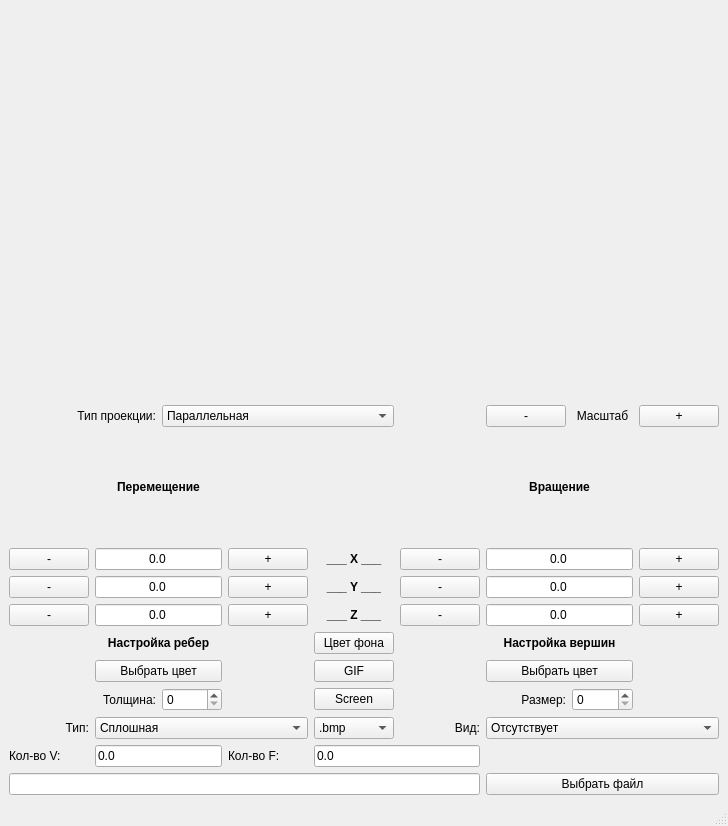
<?xml version="1.0" encoding="UTF-8"?>
<ui version="4.0">
 <class>MainWindow</class>
 <widget class="QMainWindow" name="MainWindow">
  <property name="geometry">
   <rect>
    <x>0</x>
    <y>0</y>
    <width>728</width>
    <height>826</height>
   </rect>
  </property>
  <property name="palette">
   <palette>
    <active/>
    <inactive/>
    <disabled/>
   </palette>
  </property>
  <property name="windowTitle">
   <string>MainWindow</string>
  </property>
  <widget class="QWidget" name="centralwidget">
   <layout class="QVBoxLayout" name="verticalLayout">
    <item>
     <widget class="graphicwindow" name="widget" native="true">
      <property name="baseSize">
       <size>
        <width>640</width>
        <height>480</height>
       </size>
      </property>
     </widget>
    </item>
    <item>
     <layout class="QGridLayout" name="gridLayout">
      <item row="4" column="3">
       <widget class="QPushButton" name="mov_z_plus">
        <property name="text">
         <string>+</string>
        </property>
       </widget>
      </item>
      <item row="4" column="6" colspan="2">
       <widget class="QLineEdit" name="rot_z_value">
        <property name="text">
         <string>0.0</string>
        </property>
        <property name="alignment">
         <set>Qt::AlignCenter</set>
        </property>
        <property name="readOnly">
         <bool>true</bool>
        </property>
       </widget>
      </item>
      <item row="8" column="0">
       <widget class="QLabel" name="label_20">
        <property name="text">
         <string>Тип:</string>
        </property>
        <property name="alignment">
         <set>Qt::AlignRight|Qt::AlignTrailing|Qt::AlignVCenter</set>
        </property>
       </widget>
      </item>
      <item row="4" column="1" colspan="2">
       <widget class="QLineEdit" name="mov_z_value">
        <property name="text">
         <string>0.0</string>
        </property>
        <property name="alignment">
         <set>Qt::AlignCenter</set>
        </property>
        <property name="readOnly">
         <bool>true</bool>
        </property>
       </widget>
      </item>
      <item row="5" column="0" colspan="4">
       <widget class="QLabel" name="label_8">
        <property name="text">
         <string>&lt;b&gt;Настройка ребер&lt;b&gt;</string>
        </property>
        <property name="alignment">
         <set>Qt::AlignCenter</set>
        </property>
       </widget>
      </item>
      <item row="6" column="1" colspan="2">
       <widget class="QPushButton" name="rib_color">
        <property name="text">
         <string>Выбрать цвет</string>
        </property>
       </widget>
      </item>
      <item row="5" column="5" colspan="4">
       <widget class="QLabel" name="label_9">
        <property name="text">
         <string>&lt;b&gt;Настройка вершин&lt;b&gt;</string>
        </property>
        <property name="alignment">
         <set>Qt::AlignCenter</set>
        </property>
       </widget>
      </item>
      <item row="3" column="4">
       <widget class="QLabel" name="label_6">
        <property name="text">
         <string>&lt;html&gt;&lt;head/&gt;&lt;body&gt;&lt;p&gt;&lt;span style=&quot; font-weight:700;&quot;&gt;___ Y ___&lt;/span&gt;&lt;/p&gt;&lt;/body&gt;&lt;/html&gt;</string>
        </property>
        <property name="alignment">
         <set>Qt::AlignCenter</set>
        </property>
       </widget>
      </item>
      <item row="2" column="1" colspan="2">
       <widget class="QLineEdit" name="mov_x_value">
        <property name="text">
         <string>0.0</string>
        </property>
        <property name="alignment">
         <set>Qt::AlignCenter</set>
        </property>
        <property name="readOnly">
         <bool>true</bool>
        </property>
       </widget>
      </item>
      <item row="2" column="6" colspan="2">
       <widget class="QLineEdit" name="rot_x_value">
        <property name="text">
         <string>0.0</string>
        </property>
        <property name="alignment">
         <set>Qt::AlignCenter</set>
        </property>
        <property name="readOnly">
         <bool>true</bool>
        </property>
       </widget>
      </item>
      <item row="2" column="0">
       <widget class="QPushButton" name="mov_x_min">
        <property name="text">
         <string>-</string>
        </property>
       </widget>
      </item>
      <item row="2" column="8">
       <widget class="QPushButton" name="rot_x_plus">
        <property name="text">
         <string>+</string>
        </property>
       </widget>
      </item>
      <item row="7" column="2">
       <widget class="QSpinBox" name="rib_size">
        <property name="readOnly">
         <bool>false</bool>
        </property>
       </widget>
      </item>
      <item row="3" column="0">
       <widget class="QPushButton" name="mov_y_min">
        <property name="text">
         <string>-</string>
        </property>
       </widget>
      </item>
      <item row="2" column="3">
       <widget class="QPushButton" name="mov_x_plus">
        <property name="text">
         <string>+</string>
        </property>
       </widget>
      </item>
      <item row="6" column="4">
       <widget class="QPushButton" name="gif_but">
        <property name="text">
         <string>GIF</string>
        </property>
       </widget>
      </item>
      <item row="3" column="6" colspan="2">
       <widget class="QLineEdit" name="rot_y_value">
        <property name="text">
         <string>0.0</string>
        </property>
        <property name="alignment">
         <set>Qt::AlignCenter</set>
        </property>
        <property name="readOnly">
         <bool>true</bool>
        </property>
       </widget>
      </item>
      <item row="8" column="6" colspan="3">
       <widget class="QComboBox" name="vert_type">
        <item>
         <property name="text">
          <string>Отсутствует</string>
         </property>
        </item>
        <item>
         <property name="text">
          <string>Круг</string>
         </property>
        </item>
        <item>
         <property name="text">
          <string>Квадрат</string>
         </property>
        </item>
       </widget>
      </item>
      <item row="2" column="4">
       <widget class="QLabel" name="label_5">
        <property name="text">
         <string>&lt;html&gt;&lt;head/&gt;&lt;body&gt;&lt;p&gt;&lt;span style=&quot; font-weight:700;&quot;&gt;___ X ___&lt;/span&gt;&lt;/p&gt;&lt;/body&gt;&lt;/html&gt;</string>
        </property>
        <property name="alignment">
         <set>Qt::AlignCenter</set>
        </property>
       </widget>
      </item>
      <item row="4" column="8">
       <widget class="QPushButton" name="rot_z_plus">
        <property name="text">
         <string>+</string>
        </property>
       </widget>
      </item>
      <item row="4" column="5">
       <widget class="QPushButton" name="rot_z_min">
        <property name="text">
         <string>-</string>
        </property>
       </widget>
      </item>
      <item row="4" column="0">
       <widget class="QPushButton" name="mov_z_min">
        <property name="text">
         <string>-</string>
        </property>
       </widget>
      </item>
      <item row="0" column="6">
       <widget class="QPushButton" name="zoom_out">
        <property name="text">
         <string>-</string>
        </property>
        <property name="icon">
         <iconset>
          <normaloff>../../misc/images/zoom-out.png</normaloff>../../misc/images/zoom-out.png</iconset>
        </property>
       </widget>
      </item>
      <item row="5" column="4">
       <widget class="QPushButton" name="back_color">
        <property name="text">
         <string>Цвет фона</string>
        </property>
       </widget>
      </item>
      <item row="0" column="8">
       <widget class="QPushButton" name="zoom_in">
        <property name="text">
         <string>+</string>
        </property>
        <property name="icon">
         <iconset>
          <normaloff>../../misc/images/zoom-in.png</normaloff>../../misc/images/zoom-in.png</iconset>
        </property>
       </widget>
      </item>
      <item row="3" column="8">
       <widget class="QPushButton" name="rot_y_plus">
        <property name="text">
         <string>+</string>
        </property>
       </widget>
      </item>
      <item row="0" column="0" colspan="2">
       <widget class="QLabel" name="label_22">
        <property name="text">
         <string>Тип проекции:</string>
        </property>
        <property name="alignment">
         <set>Qt::AlignRight|Qt::AlignTrailing|Qt::AlignVCenter</set>
        </property>
       </widget>
      </item>
      <item row="8" column="1" colspan="3">
       <widget class="QComboBox" name="rib_type">
        <item>
         <property name="text">
          <string>Сплошная</string>
         </property>
        </item>
        <item>
         <property name="text">
          <string>Пунктирная</string>
         </property>
        </item>
       </widget>
      </item>
      <item row="10" column="6" colspan="3">
       <widget class="QPushButton" name="choose_button">
        <property name="text">
         <string>Выбрать файл</string>
        </property>
       </widget>
      </item>
      <item row="7" column="6">
       <widget class="QLabel" name="label_19">
        <property name="text">
         <string>Размер:</string>
        </property>
        <property name="alignment">
         <set>Qt::AlignRight|Qt::AlignTrailing|Qt::AlignVCenter</set>
        </property>
       </widget>
      </item>
      <item row="7" column="4">
       <widget class="QPushButton" name="screen_but">
        <property name="text">
         <string>Screen</string>
        </property>
       </widget>
      </item>
      <item row="7" column="7">
       <widget class="QSpinBox" name="vert_size">
        <property name="readOnly">
         <bool>false</bool>
        </property>
       </widget>
      </item>
      <item row="1" column="5" colspan="4">
       <widget class="QLabel" name="label_2">
        <property name="text">
         <string>&lt;b&gt;Вращение&lt;b&gt;</string>
        </property>
        <property name="alignment">
         <set>Qt::AlignCenter</set>
        </property>
       </widget>
      </item>
      <item row="3" column="1" colspan="2">
       <widget class="QLineEdit" name="mov_y_value">
        <property name="text">
         <string>0.0</string>
        </property>
        <property name="alignment">
         <set>Qt::AlignCenter</set>
        </property>
        <property name="readOnly">
         <bool>true</bool>
        </property>
       </widget>
      </item>
      <item row="3" column="5">
       <widget class="QPushButton" name="rot_y_min">
        <property name="text">
         <string>-</string>
        </property>
       </widget>
      </item>
      <item row="0" column="7">
       <widget class="QLabel" name="label_11">
        <property name="text">
         <string>&lt;html&gt;&lt;head/&gt;&lt;body&gt;&lt;p&gt;Масштаб&lt;/p&gt;&lt;/body&gt;&lt;/html&gt;</string>
        </property>
        <property name="alignment">
         <set>Qt::AlignCenter</set>
        </property>
       </widget>
      </item>
      <item row="8" column="5">
       <widget class="QLabel" name="label_21">
        <property name="text">
         <string>Вид:</string>
        </property>
        <property name="alignment">
         <set>Qt::AlignRight|Qt::AlignTrailing|Qt::AlignVCenter</set>
        </property>
       </widget>
      </item>
      <item row="6" column="6" colspan="2">
       <widget class="QPushButton" name="vert_color">
        <property name="text">
         <string>Выбрать цвет</string>
        </property>
       </widget>
      </item>
      <item row="4" column="4">
       <widget class="QLabel" name="label_7">
        <property name="text">
         <string>&lt;html&gt;&lt;head/&gt;&lt;body&gt;&lt;p&gt;&lt;span style=&quot; font-weight:700;&quot;&gt;___ Z ___&lt;/span&gt;&lt;/p&gt;&lt;/body&gt;&lt;/html&gt;</string>
        </property>
        <property name="alignment">
         <set>Qt::AlignCenter</set>
        </property>
       </widget>
      </item>
      <item row="10" column="0" colspan="6">
       <widget class="QLineEdit" name="file_path_label">
        <property name="text">
         <string/>
        </property>
        <property name="readOnly">
         <bool>true</bool>
        </property>
       </widget>
      </item>
      <item row="2" column="5">
       <widget class="QPushButton" name="rot_x_min">
        <property name="text">
         <string>-</string>
        </property>
       </widget>
      </item>
      <item row="3" column="3">
       <widget class="QPushButton" name="mov_y_plus">
        <property name="text">
         <string>+</string>
        </property>
       </widget>
      </item>
      <item row="0" column="2" colspan="3">
       <widget class="QComboBox" name="proect_type">
        <item>
         <property name="text">
          <string>Параллельная</string>
         </property>
        </item>
        <item>
         <property name="text">
          <string>Центральная</string>
         </property>
        </item>
       </widget>
      </item>
      <item row="1" column="0" colspan="4">
       <widget class="QLabel" name="label">
        <property name="text">
         <string>&lt;b&gt;Перемещение&lt;b&gt;</string>
        </property>
        <property name="alignment">
         <set>Qt::AlignCenter</set>
        </property>
       </widget>
      </item>
      <item row="7" column="1">
       <widget class="QLabel" name="label_10">
        <property name="text">
         <string>Толщина:</string>
        </property>
        <property name="alignment">
         <set>Qt::AlignRight|Qt::AlignTrailing|Qt::AlignVCenter</set>
        </property>
       </widget>
      </item>
      <item row="9" column="0">
       <widget class="QLabel" name="label_3">
        <property name="text">
         <string>Кол-во V:</string>
        </property>
       </widget>
      </item>
      <item row="8" column="4">
       <widget class="QComboBox" name="img_format">
        <item>
         <property name="text">
          <string>.bmp</string>
         </property>
        </item>
        <item>
         <property name="text">
          <string>.jpeg</string>
         </property>
        </item>
       </widget>
      </item>
      <item row="9" column="3">
       <widget class="QLabel" name="label_4">
        <property name="text">
         <string>Кол-во F:</string>
        </property>
       </widget>
      </item>
      <item row="9" column="1" colspan="2">
       <widget class="QLineEdit" name="v_count">
        <property name="enabled">
         <bool>true</bool>
        </property>
        <property name="mouseTracking">
         <bool>true</bool>
        </property>
        <property name="text">
         <string>0.0</string>
        </property>
        <property name="readOnly">
         <bool>true</bool>
        </property>
       </widget>
      </item>
      <item row="9" column="4" colspan="2">
       <widget class="QLineEdit" name="f_count">
        <property name="text">
         <string>0.0</string>
        </property>
        <property name="readOnly">
         <bool>true</bool>
        </property>
       </widget>
      </item>
     </layout>
    </item>
   </layout>
  </widget>
  <widget class="QMenuBar" name="menubar">
   <property name="geometry">
    <rect>
     <x>0</x>
     <y>0</y>
     <width>728</width>
     <height>22</height>
    </rect>
   </property>
  </widget>
  <widget class="QStatusBar" name="statusbar"/>
 </widget>
 <customwidgets>
  <customwidget>
   <class>graphicwindow</class>
   <extends>QWidget</extends>
   <header location="global">graphicwindow.h</header>
   <container>1</container>
  </customwidget>
 </customwidgets>
 <resources/>
 <connections/>
</ui>
